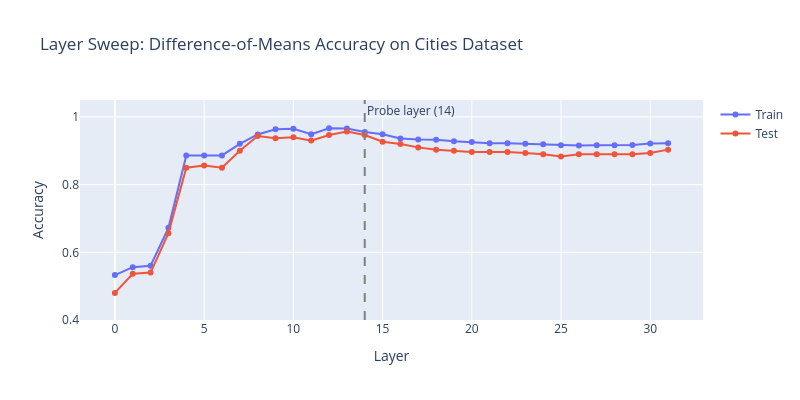

Notebook code cell kept with this figure:
### Markdown cell above
# Layer Sweep

### Code cell
def layer_sweep_accuracy(
    statements: list[str],
    labels: Float[Tensor, " n"],
    model: AutoModelForCausalLM,
    tokenizer: AutoTokenizer,
    layers: list[int],
    train_frac: float = 0.8,
    batch_size: int = 25,
) -> dict[str, list[float]]:
    """
    For each layer, train a difference-of-means classifier and compute train/test accuracy.

    Args:
        statements: List of statements.
        labels: Binary labels (1=true, 0=false).
        model: The language model.
        tokenizer: The tokenizer.
        layers: List of layer indices to sweep over.
        train_frac: Fraction of data for training.
        batch_size: Batch size for activation extraction.

    Returns:
        Dict with keys "train_acc" and "test_acc", each a list of accuracies per layer.
    """
    # Split into train/test
    n_train = int(len(statements) * train_frac)
    perm = t.randperm(len(statements))
    train_idx, test_idx = perm[:n_train], perm[n_train:]
    train_statements = [statements[i] for i in train_idx]
    test_statements = [statements[i] for i in test_idx]
    train_labels = labels[train_idx]
    test_labels = labels[test_idx]

    # Extract activations at all layers at once
    train_acts = extract_activations(train_statements, model, tokenizer, layers, batch_size)
    test_acts = extract_activations(test_statements, model, tokenizer, layers, batch_size)

    train_accs = []
    test_accs = []

    for layer in layers:
        tr_acts = train_acts[layer]
        te_acts = test_acts[layer]

        # Difference of means direction
        true_mean = tr_acts[train_labels == 1].mean(dim=0)
        false_mean = tr_acts[train_labels == 0].mean(dim=0)
        direction = true_mean - false_mean

        # Classify by sign of dot product (centered around midpoint)
        midpoint = (true_mean + false_mean) / 2
        train_preds = ((tr_acts - midpoint) @ direction > 0).float()
        test_preds = ((te_acts - midpoint) @ direction > 0).float()

        train_acc = (train_preds == train_labels).float().mean().item()
        test_acc = (test_preds == test_labels).float().mean().item()
        train_accs.append(train_acc)
        test_accs.append(test_acc)

    return {"train_acc": train_accs, "test_acc": test_accs}


t.manual_seed(42)
all_layers = list(range(NUM_LAYERS))
cities_statements = datasets["cities"]["statement"].tolist()
cities_labels = t.tensor(datasets["cities"]["label"].values, dtype=t.float32)

sweep_results = layer_sweep_accuracy(cities_statements, cities_labels, model, tokenizer, all_layers)

# Print results as a table
sweep_df = pd.DataFrame(
    {
        "Layer": all_layers,
        "Train Acc": [f"{a:.3f}" for a in sweep_results["train_acc"]],
        "Test Acc": [f"{a:.3f}" for a in sweep_results["test_acc"]],
    }
)
display(sweep_df)

# Plot
fig = go.Figure()
fig.add_trace(go.Scatter(x=all_layers, y=sweep_results["train_acc"], mode="lines+markers", name="Train"))
fig.add_trace(go.Scatter(x=all_layers, y=sweep_results["test_acc"], mode="lines+markers", name="Test"))
fig.add_vline(x=PROBE_LAYER, line_dash="dash", line_color="gray", annotation_text=f"Probe layer ({PROBE_LAYER})")
fig.update_layout(
    title="Layer Sweep: Difference-of-Means Accuracy on Cities Dataset",
    xaxis_title="Layer",
    yaxis_title="Accuracy",
    yaxis_range=[0.4, 1.05],
    height=400,
    width=800,
)
fig.show()

best_layer = all_layers[int(np.argmax(sweep_results["test_acc"]))]
print(f"\nBest layer by test accuracy: {best_layer} ({max(sweep_results['test_acc']):.3f})")
print(f"Configured probe layer: {PROBE_LAYER} ({sweep_results['test_acc'][PROBE_LAYER]:.3f})")

### Figure 1 — Plotly figure (JSON) as saved in the notebook; plotly's stock layout.template omitted (floating-point values rounded to 4 significant figures)
{"data": [{"mode": "lines+markers", "name": "Train", "type": "scatter", "x": [0, 1, 2, 3, 4, 5, 6, 7, 8, 9, 10, 11, 12, 13, 14, 15, 16, 17, 18, 19, 20, 21, 22, 23, 24, 25, 26, 27, 28, 29, 30, 31], "y": [0.5326, 0.556, 0.5602, 0.6722, 0.8863, 0.8863, 0.8863, 0.9206, 0.9482, 0.9632, 0.9649, 0.949, 0.9666, 0.9657, 0.9557, 0.949, 0.9365, 0.9331, 0.9323, 0.9281, 0.9256, 0.9222, 0.9222, 0.9206, 0.9189, 0.9164, 0.9156, 0.9164, 0.9164, 0.9172, 0.9214, 0.9222]}, {"mode": "lines+markers", "name": "Test", "type": "scatter", "x": [0, 1, 2, 3, 4, 5, 6, 7, 8, 9, 10, 11, 12, 13, 14, 15, 16, 17, 18, 19, 20, 21, 22, 23, 24, 25, 26, 27, 28, 29, 30, 31], "y": [0.48, 0.5367, 0.54, 0.6567, 0.85, 0.8567, 0.85, 0.9, 0.9433, 0.9367, 0.94, 0.93, 0.9467, 0.9567, 0.9467, 0.9267, 0.92, 0.91, 0.9033, 0.9, 0.8967, 0.8967, 0.8967, 0.8933, 0.89, 0.8833, 0.89, 0.89, 0.89, 0.89, 0.8933, 0.9033]}], "layout": {"annotations": [{"showarrow": false, "text": "Probe layer (14)", "x": 14, "xanchor": "left", "xref": "x", "y": 1, "yanchor": "top", "yref": "y domain"}], "height": 400, "shapes": [{"line": {"color": "gray", "dash": "dash"}, "type": "line", "x0": 14, "x1": 14, "xref": "x", "y0": 0, "y1": 1, "yref": "y domain"}], "title": {"text": "Layer Sweep: Difference-of-Means Accuracy on Cities Dataset"}, "width": 800, "xaxis": {"title": {"text": "Layer"}}, "yaxis": {"range": [0.4, 1.05], "title": {"text": "Accuracy"}}}}
